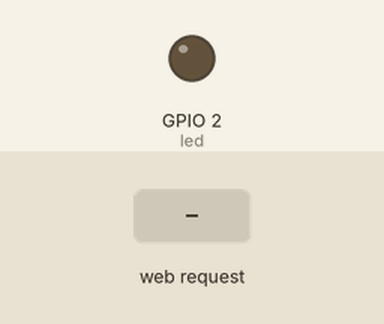
Simulated run of this sketch. Board: ESP8266 (NodeMCU). On the bench: output pins drawn as LEDs (lit = HIGH). The inputs (shaded band) are chosen by the test bench. WiFi joins after 1.5 s; servers stay silent unless stated; what the sketch prints to the serial monitor is not drawn.

Above: at 2.7 s.
2.8 s: HTTP request GET /on received
At 3.2 s:
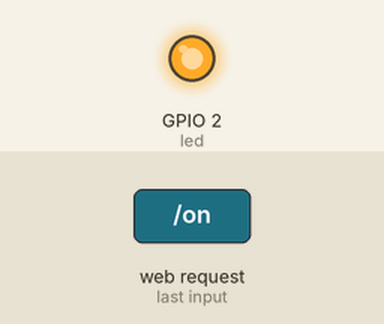
Timing chart, 0 to 5.8 s (numbered marks = the images above; inputs shaded):
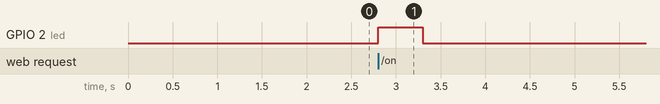

The sketch:

doorbell-receiver.ino
```cpp
#include <ESP8266WiFi.h>
#include <WiFiClient.h>
#include <ESP8266WebServer.h>

const char* ssid = "SSID";
const char* password = "wifi-password";

IPAddress ip(192, 168, 1, 57); // address of this module (the "server")
IPAddress gatewayip(192, 168, 1, 1);
IPAddress subnetmask(255, 255, 255, 0);

ESP8266WebServer server(80);

const int led = 2;

void handleRoot() {
  server.send(200, "text/plain", "hello from esp8266!");
}

void handleOn() {
  digitalWrite(led, 1);
  server.send(200, "text/plain", "button pressed.");
  delay(500);
  digitalWrite(led, 0);
}

void handleOff() {
  digitalWrite(led, 0);
  server.send(200, "text/plain", "button is off.");
}

void handleNotFound(){
  digitalWrite(led, 1);
  String message = "File Not Found\n\n";
  message += "URI: ";
  message += server.uri();
  message += "\nMethod: ";
  message += (server.method() == HTTP_GET)?"GET":"POST";
  message += "\nArguments: ";
  message += server.args();
  message += "\n";
  for (uint8_t i=0; i<server.args(); i++){
    message += " " + server.argName(i) + ": " + server.arg(i) + "\n";
  }
  server.send(404, "text/plain", message);
  digitalWrite(led, 0);
}

void setup(void){
  pinMode(led, OUTPUT);
  digitalWrite(led, 0);
  Serial.begin(115200);

  WiFi.config(ip, gatewayip, subnetmask);
  WiFi.begin(ssid, password);

  Serial.println("");

  // Wait for connection
  while (WiFi.status() != WL_CONNECTED) {
    delay(500);
    Serial.print(".");
  }
  Serial.println("");
  Serial.print("Connected to ");
  Serial.println(ssid);
  Serial.print("IP address: ");
  Serial.println(WiFi.localIP());

  server.on("/", handleRoot);
  server.on("/on", handleOn);
  server.on("/off", handleOff);

  server.onNotFound(handleNotFound);

  server.begin();
  Serial.println("HTTP server started");
}

void loop(void){
  server.handleClient();
}
```

Measured:
- after the input at 2.8 s, GPIO 2 (led): LOW → HIGH at once, → LOW 0.50 s later
